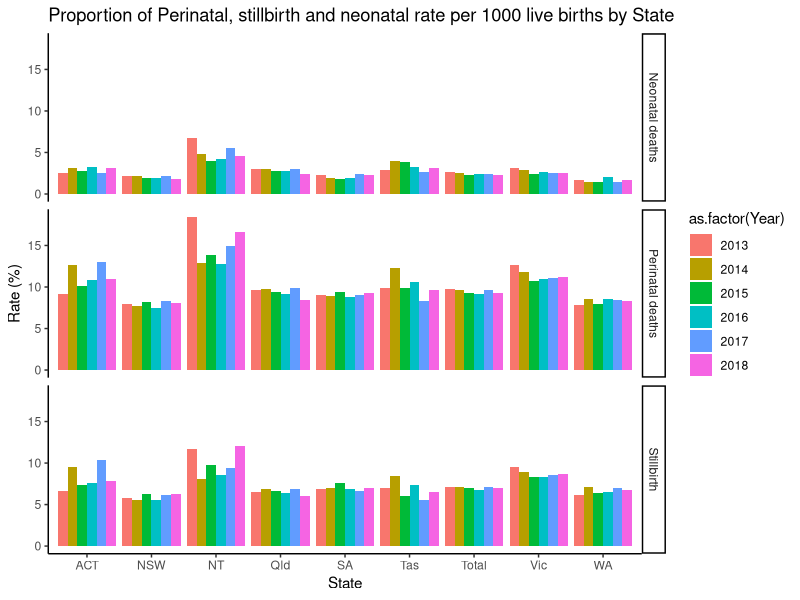
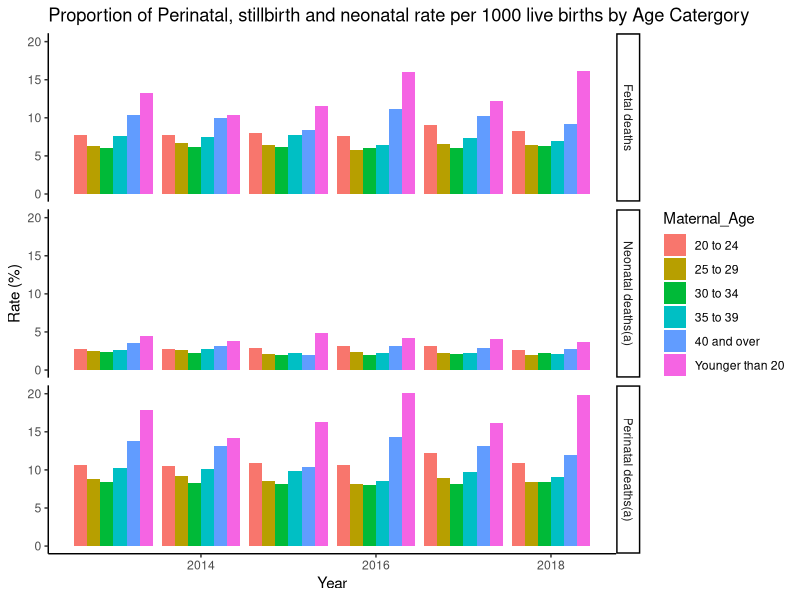

Write the R code that produced these figures, in order.
# setwd("D:/University/Sem_3/Capstone/Data/kanishka")
library(dplyr)
library(ggplot2)

library(tidyverse)
df <- read_csv("manisha/DeathsByState.csv")

df1 <- df %>% gather(State, Rate, NSW:Total)



ggplot(df1, aes(x=State, y= Rate, fill=as.factor(Year)))+
  geom_bar(stat = "identity", position = position_dodge())+ 
  facet_grid(Variable ~ .)+ theme_bw() + 
  labs(title = "Proportion of Perinatal, stillbirth and neonatal rate per 1000 live births by State", y="Rate (%)")+
  theme_classic()


# Death by Age

df <- read_csv("manisha/DeathsbyAge.csv")


ggplot(df, aes(x=Year, y= Ratio, fill=Maternal_Age))+
  geom_bar(stat = "identity", position = position_dodge())+ 
  facet_grid(Child_mortality ~ .)+ theme_bw() + 
  labs(title = "Proportion of Perinatal, stillbirth and neonatal rate per 1000 live births by Age Catergory", y="Rate (%)")+
  theme_classic()
